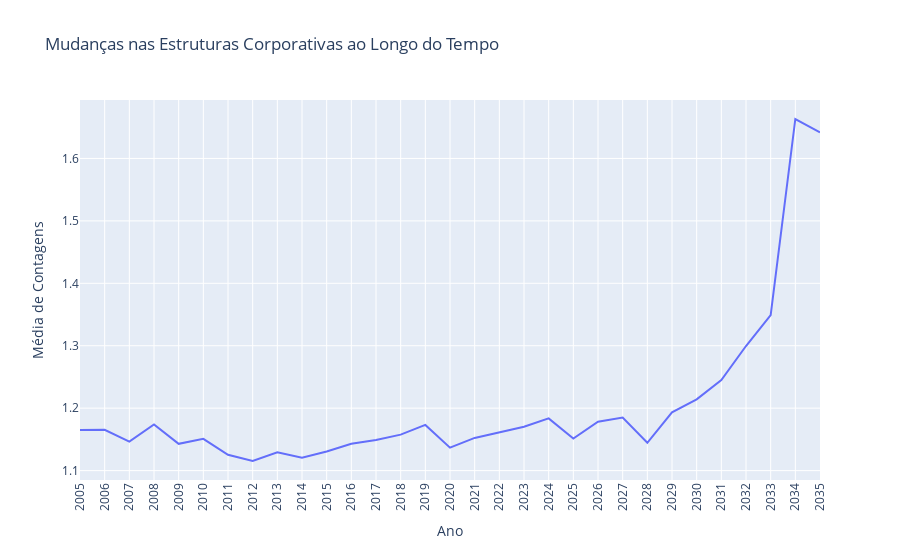

This figure's notebook cell:
### Markdown cell above
## Ownership

### Code cell
# Filtrando dados pelo tipo
data_filtered = df_links[df_links['type'] == 'Event.Owns.BeneficialOwnership']

# Contagem de relações por ano e cálculo da média
relations_per_year = data_filtered.groupby(['year', 'type', 'target']).size().reset_index(name='counts')
relations_per_year = relations_per_year.groupby(['year', 'type'])['counts'].mean().reset_index(name='counts')

# Criação da visualização temporal usando gráfico de linhas
fig = px.line(relations_per_year, x='year', y='counts', title='Mudanças nas Estruturas Corporativas ao Longo do Tempo')
fig.update_layout(
    xaxis_title='Ano',
    yaxis_title='Média de Contagens',
    xaxis_tickangle=-90,
    xaxis={'dtick': 1}  # Garantir que todos os anos sejam exibidos
)
fig.show()

### Figure 1 — Plotly figure (JSON) as saved in the notebook; plotly's stock layout.template omitted (floating-point values rounded to 4 significant figures)
{"data": [{"hovertemplate": "year=%{x}<br>counts=%{y}<extra></extra>", "legendgroup": "", "line": {"color": "#636efa", "dash": "solid"}, "marker": {"symbol": "circle"}, "mode": "lines", "name": "", "orientation": "v", "showlegend": false, "type": "scatter", "x": [2005, 2006, 2007, 2008, 2009, 2010, 2011, 2012, 2013, 2014, 2015, 2016, 2017, 2018, 2019, 2020, 2021, 2022, 2023, 2024, 2025, 2026, 2027, 2028, 2029, 2030, 2031, 2032, 2033, 2034, 2035], "xaxis": "x", "y": [1.165, 1.165, 1.147, 1.174, 1.143, 1.151, 1.125, 1.115, 1.129, 1.121, 1.131, 1.143, 1.149, 1.158, 1.173, 1.137, 1.152, 1.162, 1.17, 1.184, 1.151, 1.178, 1.185, 1.145, 1.193, 1.214, 1.245, 1.3, 1.349, 1.663, 1.642], "yaxis": "y"}], "layout": {"legend": {"tracegroupgap": 0}, "title": {"text": "Mudanças nas Estruturas Corporativas ao Longo do Tempo"}, "xaxis": {"anchor": "y", "domain": [0, 1], "dtick": 1, "tickangle": -90, "title": {"text": "Ano"}}, "yaxis": {"anchor": "x", "domain": [0, 1], "title": {"text": "Média de Contagens"}}}}
